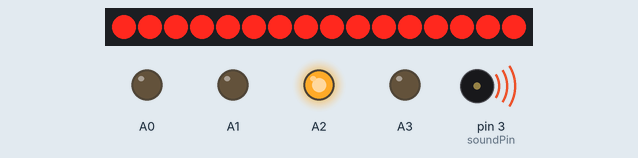
Simulated run of this sketch. Board: Arduino Uno, built with avr-gcc and run on an emulated ATmega328P. On the bench: 32 shift-register outputs drawn as a row of LEDs (first output left, lit = HIGH), output pins drawn as LEDs (lit = HIGH), buzzer (waves = sounding). Random numbers use the default seed unless the sketch sets one; pins used as bus, display or sensor lines are not drawn.

Above: at 4.47 s.
At 14.23 s:
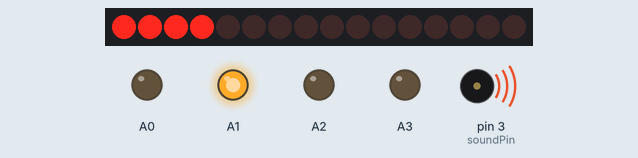
At 19.11 s:
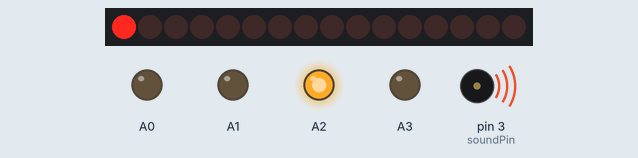
At 23.99 s:
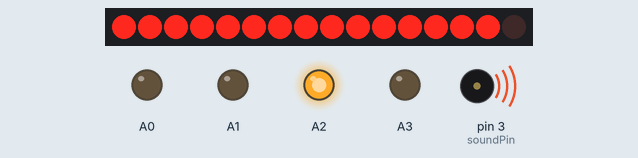
At 28.87 s:
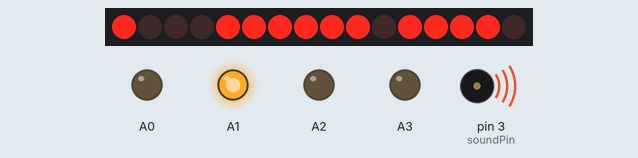
At 38.63 s:
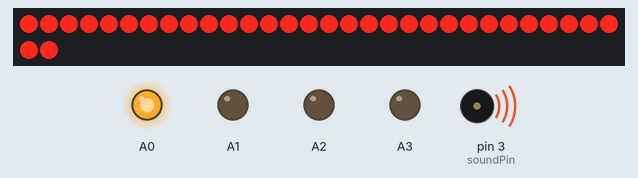
Timing chart, 0 to 40.0 s (numbered marks = the images above):
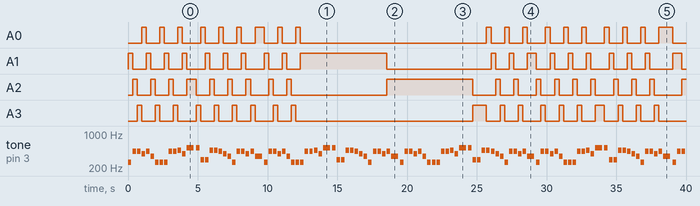

The sketch:

ledCubeV2.ino
```cpp
#define MELODY_SIZE 28    //Размер проигрываемой мелодии.
#define PAUSE_NOTES 1.30  //Соотношение между мелодией и паузой.
#define LED_IN_LAYERS 16  //Cветодиодов в слое.
#define LAYERS_COUNT 4    //Количество слоев в кубе.

#include "pitch.h"

//Код проигрываемой мелодии - «В лесу родилась елочка».
int melody[] = {
  NOTE_C4, NOTE_A4, NOTE_A4, NOTE_G4,
  NOTE_A4, NOTE_F4, NOTE_C4, NOTE_C4,
  NOTE_C4, NOTE_A4, NOTE_A4, NOTE_AS4,
  NOTE_G4, NOTE_C5, NOTE_C5, NOTE_D4,
  NOTE_D4, NOTE_AS4, NOTE_AS4, NOTE_A4,
  NOTE_G4, NOTE_F4, NOTE_C4, NOTE_A4,
  NOTE_A4, NOTE_G4, NOTE_A4, NOTE_F4
};

//Продолжительность звучания каждой ноты.
int Durations[] = { 4, 4, 4, 4, 4, 4, 4, 4, 4, 4, 4, 4, 4, 2, 4, 4, 4, 4, 4, 4, 4, 4, 4, 4, 4, 4, 4, 2 };

//Номера выводов платы(не микроконтроллера!) к которым подключаются регистры сдвига для управления светодиодами в слоях.
int latchPin = 10;  //Пин подключен к ST_CP входу 74HC595
int clockPin = 13;  //Пин подключен к SH_CP входу 74HC595
int dataPin = 11;   //Пин подключен к DS входу 74HC595

//Переменная с номером пина к которому подключен повторитель на транзисторе для динамика.
const int soundPin = 3;  //D3 вывод на плате arduino. PD3 вывод микроконтроллера.

int layerFlag;  //Номер текущего работающего слоя.

int curentMode;   //Номер эффекта который сейчас работает.
int effectTimer;  //Флаг счета времени смены эффектов. Програмный таймер.

uint16_t curiterat;  //Текущая итерация обработки эффекта.
uint16_t ticvalue;   //Временная переменная для программного таймера tickValue.
uint16_t curnote;    //Текущая нота.
int tmpVal;          //Временное значение для эффекта сдвига.

void setup() {

  effectTimer = 0;
  curentMode = 0;
  curiterat = 0;
  ticvalue = 0;
  curnote = 0;

  pinMode(A0, OUTPUT);  //Устанавливаю порт как выход, высокий уровень на выводе включает слой 0.
  pinMode(A1, OUTPUT);  //Устанавливаю порт как выход, высокий уровень на выводе включает слой 1.
  pinMode(A2, OUTPUT);  //Устанавливаю порт как выход, высокий уровень на выводе включает слой 2.
  pinMode(A3, OUTPUT);  //Устанавливаю порт как выход, высокий уровень на выводе включает слой 3.

  pinMode(latchPin, OUTPUT);  //Настраивает выводы платы подключенные к регистрам как выходы.
  pinMode(clockPin, OUTPUT);
  pinMode(dataPin, OUTPUT);

  digitalWrite(A0, HIGH);  //После запуска включаем слой 0. Остальные отключены.
  digitalWrite(A1, LOW);
  digitalWrite(A2, LOW);
  digitalWrite(A3, LOW);

  pinMode(soundPin, OUTPUT);  //Объявляем 3 вывод на плате как выход, для работы динамика.

  //Настройка прерываний таймера.Для смены режимов. Описание работы с таймерами в arduino https://habr.com/ru/post/453276/

  //Инициализация Timer1 16 битный.
  cli();       //Отключить глобальные прерывания
  TCCR1A = 0;  //Установить TCCR1A регистр в 0
  TCCR1B = 0;

  //Делитель на 1024.
  //На вход таймера поступит сигнал ~16 000 000 гц(встроенные кварцевый генератор)/1024 = 15 625
  TCCR1B |= (1 << CS12);
  // TCCR1B |= (1 << CS11);
  TCCR1B |= (1 << CS10);

  TIMSK1 = (1 << TOIE1);  //Включить прерывание Timer1 overflow:
  sei();                  //Включить глобальные прерывания
}

//Прерывание по 16 битному таймеру. Изменяет эффекты отображаемые кубом.
ISR(TIMER1_OVF_vect) {
  //Прерывание приходит раз в 6 секунд.
  //Эффекты будут меняться 6*2=12. Каждые 12 секунд.
  if (effectTimer < 2) {
    effectTimer++;
    return;
  }
  effectTimer = 0;

  //Меняем текущий эффект куба.
  curentMode++;
}

//Бесконечный цикл(стандартная функция arduino).
void loop() {
  //Мелодия еще играет. Программный счетчик мелодий.
  if (curnote < MELODY_SIZE) {
    int Duration = 1000 / Durations[curnote];

    tone(soundPin, melody[curnote], Duration);
    int pauseNotes = Duration * PAUSE_NOTES;

    ledBlink();  //Выполняет математический операции и загрузку в регистры новых данных светового эффекта. Фактически переключение на другой поток (в терминах операционной системы)

    delay(pauseNotes);
    noTone(soundPin);

    curnote++;
  } else {
    curnote = 0;
  }
}

//Выполняет логику эффектов и переключает их(если прерывания по таймеру сменили их).
void ledBlink() {
  switch (curentMode) {
    case 0: verticalChangeEffect(0); break;
    case 1: snakeEffect(1); break;
    case 2: rainEffect(2); break;
    case 3: fastLayerEffect(3); break;
    default: curentMode = 0; break;
  }
}

//Очистка куба. Гасим все светодиоды.
void clearCube() {
  digitalWrite(latchPin, LOW);  //Устанавливаем синхронизацию "защелки" на LOW

  shiftOut(dataPin, clockPin, MSBFIRST, 0);  //Передаем последовательно на dataPin
  shiftOut(dataPin, clockPin, MSBFIRST, 0);

  digitalWrite(latchPin, HIGH);  //"Защелкиваем" регистр, тем самым устанавливая значения на выходах
}

//Зажигает светодиоды в слое согласно значению val. Каждый бит val это светодиод в слое. 16 бит-16 светодиодов.
void setLedInLayer(uint16_t data) {
  digitalWrite(latchPin, LOW);  // устанавливаем синхронизацию "защелки" на LOW
  //Передаем последовательно на dataPin
  shiftOut(dataPin, clockPin, MSBFIRST, (data >> 8));  //Выводим старший байт
  shiftOut(dataPin, clockPin, MSBFIRST, data);         //Выводим младший бит

  digitalWrite(latchPin, HIGH);  //"Защелкиваем" регистр, тем самым устанавливая значения на выходах
}

//Сменяет слой.
void changeLayer() {
  switch (layerFlag) {
    case 0:
      layerFlag = 1;
      digitalWrite(A0, LOW);
      digitalWrite(A1, HIGH);
      digitalWrite(A2, LOW);
      digitalWrite(A3, LOW);
      break;

    case 1:
      layerFlag = 2;
      digitalWrite(A0, LOW);
      digitalWrite(A1, LOW);
      digitalWrite(A2, HIGH);
      digitalWrite(A3, LOW);
      break;

    case 2:
      layerFlag = 3;
      digitalWrite(A0, LOW);
      digitalWrite(A1, LOW);
      digitalWrite(A2, LOW);
      digitalWrite(A3, HIGH);
      break;

    case 3:
      layerFlag = 0;
      digitalWrite(A0, HIGH);
      digitalWrite(A1, LOW);
      digitalWrite(A2, LOW);
      digitalWrite(A3, LOW);
      break;

    default:; break;
  }
}

//Эффект дождя.
void rainEffect(uint8_t effectOrder) {

  if (curiterat < LED_IN_LAYERS) {
    uint16_t leds = random(0, 65535);  //2 в степени количество светодиодов.
    setLedInLayer(leds);
    changeLayer();
    // delay(130);

    if (effectChange(effectOrder)) return;  //Изменен режим выходим
  } else {
    curiterat = 0;
  }
}

//Растущая змейка.
void snakeEffect(uint8_t effectOrder) {
  if (curiterat < LED_IN_LAYERS * LED_IN_LAYERS) {
    if (tmpVal > LED_IN_LAYERS) {
      tmpVal = 0;
      changeLayer();
    }

    int x = 1;
    for (int i = 0; i < tmpVal; i++) {
      x |= 1 << i;
    }

    tmpVal++;

    setLedInLayer(x);

    if (effectChange(effectOrder)) return;  //Изменен режим выходим
    curiterat++;

  } else {
    curiterat = 0;
  }
}

//Быстрое мигание слоями.
void fastLayerEffect(uint8_t effectOrder) {
  if (curiterat < LAYERS_COUNT * 2) {

    setLedInLayer(0xffff);      //Cветим всеми.
    if (!tickValue(5)) return;  //Программный таймер еще не досчитал.

    if (curiterat % 2 == 0) {
      setLedInLayer(0x0000);
      changeLayer();
    }

    curiterat++;

    if (effectChange(effectOrder)) return;  //Изменен режим выходим
  } else
    curiterat = 0;
}

//Эффект вертикальное переключение слоев , все светодиоды в слое светиться.
void verticalChangeEffect(uint8_t effectOrder) {
  setLedInLayer(65535);  //Cветим всеми.
  changeLayer();
  if (effectChange(effectOrder)) return;  //Изменен режим выходим.
}

//Программный таймер на val единиц.
boolean tickValue(uint16_t val) {
  if (val >= ticvalue) {
    ticvalue = 0;
    return true;
  } else {
    ticvalue++;
  }
  return false;
}

//Был ли изменен режим(номер эффекта)?
boolean effectChange(uint8_t effectOrder) {
  return curentMode != effectOrder;
}
```

Pitch.h
```cpp
#define NOTE_B0  31
#define NOTE_C1  33
#define NOTE_CS1 35
#define NOTE_D1  37
#define NOTE_DS1 39
#define NOTE_E1  41
#define NOTE_F1  44
#define NOTE_FS1 46
#define NOTE_G1  49
#define NOTE_GS1 52
#define NOTE_A1  55
#define NOTE_AS1 58
#define NOTE_B1  62
#define NOTE_C2  65
#define NOTE_CS2 69
#define NOTE_D2  73
#define NOTE_DS2 78
#define NOTE_E2  82
#define NOTE_F2  87
#define NOTE_FS2 93
#define NOTE_G2  98
#define NOTE_GS2 104
#define NOTE_A2  110
#define NOTE_AS2 117
#define NOTE_B2  123
#define NOTE_C3  131
#define NOTE_CS3 139
#define NOTE_D3  147
#define NOTE_DS3 156
#define NOTE_E3  165
#define NOTE_F3  175
#define NOTE_FS3 185
#define NOTE_G3  196
#define NOTE_GS3 208
#define NOTE_A3  220
#define NOTE_AS3 233
#define NOTE_B3  247
#define NOTE_C4  262
#define NOTE_CS4 277
#define NOTE_D4  294
#define NOTE_DS4 311
#define NOTE_E4  330
#define NOTE_F4  349
#define NOTE_FS4 370
#define NOTE_G4  392
#define NOTE_GS4 415
#define NOTE_A4  440
#define NOTE_AS4 466
#define NOTE_B4  494
#define NOTE_C5  523
#define NOTE_CS5 554
#define NOTE_D5  587
#define NOTE_DS5 622
#define NOTE_E5  659
#define NOTE_F5  698
#define NOTE_FS5 740
#define NOTE_G5  784
#define NOTE_GS5 831
#define NOTE_A5  880
#define NOTE_AS5 932
#define NOTE_B5  988
#define NOTE_C6  1047
#define NOTE_CS6 1109
#define NOTE_D6  1175
#define NOTE_DS6 1245
#define NOTE_E6  1319
#define NOTE_F6  1397
#define NOTE_FS6 1480
#define NOTE_G6  1568
#define NOTE_GS6 1661
#define NOTE_A6  1760
#define NOTE_AS6 1865
#define NOTE_B6  1976
#define NOTE_C7  2093
#define NOTE_CS7 2217
#define NOTE_D7  2349
#define NOTE_DS7 2489
#define NOTE_E7  2637
#define NOTE_F7  2794
#define NOTE_FS7 2960
#define NOTE_G7  3136
#define NOTE_GS7 3322
#define NOTE_A7  3520
#define NOTE_AS7 3729
#define NOTE_B7  3951
#define NOTE_C8  4186
#define NOTE_CS8 4435
#define NOTE_D8  4699
#define NOTE_DS8 4978
```

Measured:
- by itself, A0: LOW → HIGH at 0.98 s, → LOW 0.33 s later, → HIGH 0.98 s later, → LOW 0.33 s later, … (38 changes in this stretch)
- by itself, A1: LOW → HIGH at 0.00 s, → LOW 0.33 s later, → HIGH 0.98 s later, → LOW 0.33 s later, … (40 changes in this stretch)
- by itself, A2: LOW → HIGH at 0.33 s, → LOW 0.33 s later, → HIGH 0.98 s later, → LOW 0.33 s later, … (39 changes in this stretch)
- by itself, A3: LOW → HIGH at 0.65 s, → LOW 0.33 s later, → HIGH 0.98 s later, → LOW 0.33 s later, … (38 changes in this stretch)
- by itself, tone on pin 3 (soundPin): plays 262 Hz for 0.25 s, 440 Hz for 0.25 s, 440 Hz for 0.25 s, 392 Hz for 0.25 s, 440 Hz for 0.25 s, 349 Hz for 0.25 s … (115 notes in this stretch)
